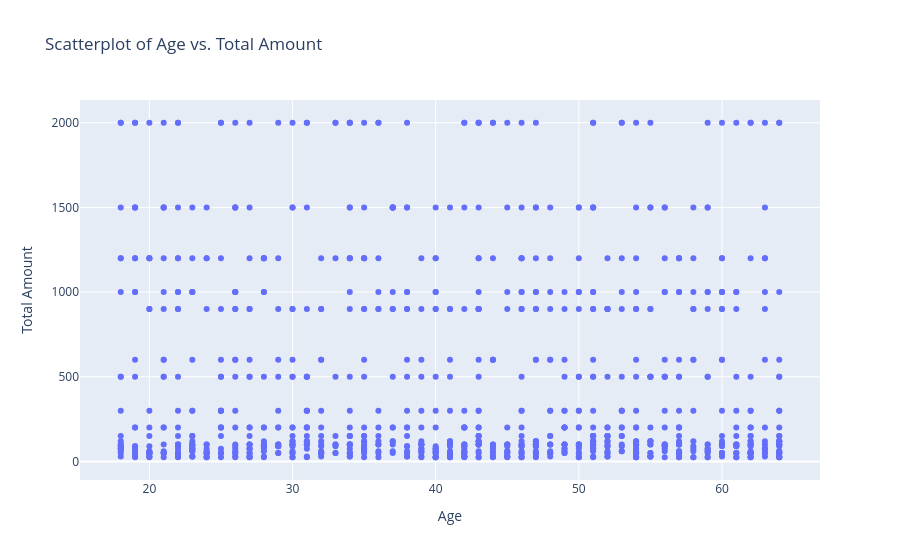

Notebook code for this chart:
### Code cell
# Create an interactive scatter plot using Plotly
fig = px.scatter(df, x='Age', y='Total Amount', title='Scatterplot of Age vs. Total Amount', labels={'Age': 'Age', 'Total Amount': 'Total Amount'})

# Update hover information to display x and y values
fig.update_traces(marker=dict(size=10),
                  selector=dict(mode='markers+text'),
                  texttemplate='%{x}, %{y}')

# Show the plot
fig.show()

### Figure 1 — Plotly figure (JSON) as saved in the notebook; plotly's stock layout.template omitted (floating-point values rounded to 4 significant figures; data arrays with more than 128 entries replaced by an {"elided": "..."} marker saying what was removed)
{"data": [{"hovertemplate": "Age=%{x}<br>Total Amount=%{y}<extra></extra>", "legendgroup": "", "marker": {"color": "#636efa", "symbol": "circle"}, "mode": "markers", "name": "", "orientation": "v", "showlegend": false, "type": "scatter", "x": {"elided": "1000 int values"}, "xaxis": "x", "y": {"elided": "1000 int values"}, "yaxis": "y"}], "layout": {"legend": {"tracegroupgap": 0}, "title": {"text": "Scatterplot of Age vs. Total Amount"}, "xaxis": {"anchor": "y", "domain": [0, 1], "title": {"text": "Age"}}, "yaxis": {"anchor": "x", "domain": [0, 1], "title": {"text": "Total Amount"}}}}
